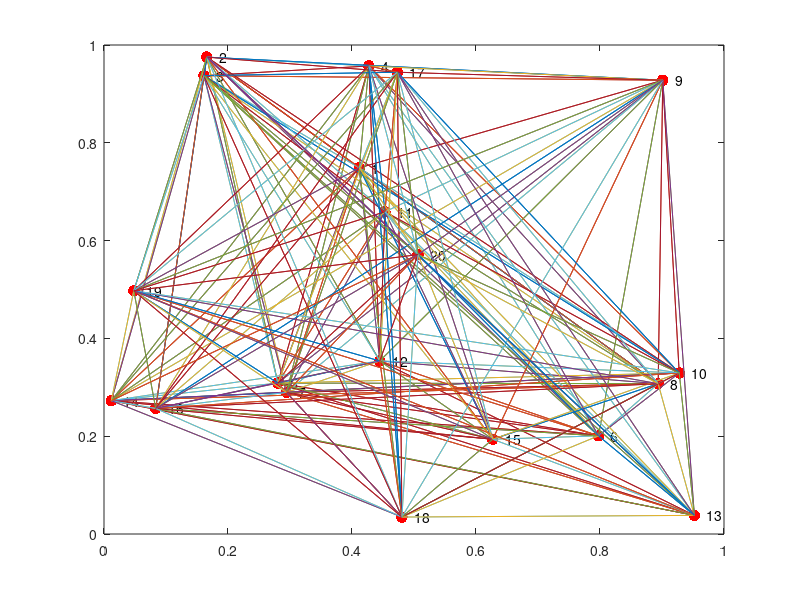

Write the MATLAB code that produced this figure. (Note: this script raises an error after producing the figure.)
function GA_TSP

disp('=============================================================')
disp('Genetic algorithms: the Travelling Salesman Problem')
disp('=============================================================')

disp('============================================================================')
disp('Reference: Negnevitsky, M., "Artificial Intelligence: A Guide to Intelligent')  
disp('           Systems", 2nd edn. Addison Wesley, Harlow, England, 2005.        ')
disp('           Sec. 9.5 Will genetic algorithms work for my problem?            ')
disp('============================================================================')

disp('=============================================================================')
disp('Problem: In the Travelling Salesman Problem (TSP), a salesman has to visit   ')
disp('         every city in a given territory once and then return to his starting')
disp('         point.  The goal is to find the best route such that the travelling ')
disp('         distance is minimised.                                              ')
disp('=============================================================================')

disp('Hit any key to define the number of cities to be visited by a salesman.')
pause

num=20;    % Number of cities to be visited by a salesman

disp(' ')
fprintf(1,'num=%.0f;       Number of cities to be visited by a salesman\n',num);
disp(' ')

rand('seed',1.4929e+009);
city_location=(rand(num,2));

disp('Hit any key to plot locations of the cities on the map.')
pause

figure
plot(city_location(:,1),city_location(:,2),'.r','markersize',25)
hold on

for i=1:num;
   text(city_location(i,1)+0.02,city_location(i,2),sprintf('%g',i));
end

disp('Hit any key to plot all available roads between the cities.')
pause

for n=1:num
   for i=1:num
      plot([city_location(n,1) city_location(i,1)],[city_location(n,2) city_location(i,2)])
   end
end

disp('Hit any key to find distances between the cities.')
pause

city_distance = dist(city_location')

disp('Hit any key to define the size of a chromosome population, the crossover ') 
disp('probability, the mutation probability, and the number of generations.') 
pause 

nind=100;    % Size of a chromosome population
ngenes=num;  % Number of genes in a chromosome
Pc=0.7;      % Crossover probability
Pm=0.01;     % Mutation probability
ngener=60;   % Number of generations
n_show=10;   % Number of generations between showing the progress

disp(' ')
fprintf(1,' nind=%.0f;    Size of the chromosome population\n',nind);
fprintf(1,' Pc=%.1f;      Crossover probability\n',Pc);
fprintf(1,' Pm=%.3f;    Mutation probability\n',Pm);
fprintf(1,' ngener=%.0f;   Number of generations\n',ngener);
fprintf(1,' n_show=%.0f;   Number of generations between showing the progress\n',n_show);
disp(' ')

fprintf(1,'Hit any key to generate a population of %.0f chromosomes.\n',nind);
pause

chrom=[];

for k=1:nind
   num=ngenes; city_array=1:num; xxx=[];
   for n=1:num
      a=rand(1);
      for i=1:num
         if a<i/num
            xxx=[xxx city_array(i)];
            break
         end
      end
      city_array(i)=[]; 
      num=num-1;
   end
   chrom(k,:)=xxx;
end
chrom
rout=[chrom chrom(:,1)];

% Calculate the chromosome fitness
ObjV=evalObjFun(rout,city_distance,nind,ngenes);
best=min(ObjV);
ave=mean(ObjV);

disp('Hit any key to display the best rout found in the initial chromosome population.')
pause

[a b]=min(ObjV);
figure('name','The best rout found in the initial population');
plot(city_location(:,1),city_location(:,2),'.r','markersize',25)
title(['The total distance: ',num2str(a)]);
hold on

for i=1:ngenes;
   text(city_location(i,1)+0.02,city_location(i,2),sprintf('%g',i));
   plot([city_location(rout(b,i),1) city_location(rout(b,(i+1)),1)],[city_location(rout(b,i),2) city_location(rout(b,(i+1)),2)])
end
hold

disp(' ')
disp('Hit any key to run the genetic algorithm.')
pause

for m=1:(ngener/n_show)
   for i=1:n_show
   
      % Fitness evaluation
      fitness=(1./ObjV)';
   
      % Roulette wheel selection
      numsel=round(nind*0.9); % The number of chromosomes to be selected for reproduction
      cumfit=repmat(cumsum(fitness),1,numsel);
      chance=repmat(rand(1,numsel),nind,1)*cumfit(nind,1);
      [selind,j]=find(chance < cumfit & chance >= [zeros(1,numsel);cumfit(1:nind-1,:)]);
      newchrom=chrom(selind,:);
   
      % Crossover 
      points=round(rand(floor(numsel/2),1).*(ngenes-1))+1;
      points=[points round(rand(floor(numsel/2),1).*(ngenes-1))+1];
      points=sort((points*(rand(1)<Pc)),2);
      for j=1:length(points(:,1))   
         swap_sect=newchrom(2*j-1:2*j,points(j,1)+1:points(j,2));
         remain_sect=newchrom(2*j-1:2*j,:);
         for k=1:ngenes
            for n=1:length(swap_sect(1,:))
               if newchrom(2*j-1,k)==swap_sect(2,n);
                  remain_sect(1,k)=0;
               end
               if newchrom(2*j,k)==swap_sect(1,n);
                  remain_sect(2,k)=0;
               end
            end
         end
         [a b c1]=find(remain_sect(1,:)); 
         [a b c2]=find(remain_sect(2,:)); 
         remain_sect=[c1; c2];
         newchrom(2*j-1:2*j,:)=[remain_sect(1:2,1:points(j,1)),...
               flipud(newchrom(2*j-1:2*j,points(j,1)+1:points(j,2))),...
               remain_sect(1:2,points(j,1)+1:length(remain_sect(1,:)))];   
      end

      % Mutation
      for i=1:numsel
         if rand(1)<Pm
            points=sort((round(rand(floor(numsel/2),1).*(ngenes-1))+1)');
            newchrom(i,:)=[newchrom(i,1:points(1)),...
               fliplr(newchrom(i,points(1)+1:points(2))),...
               newchrom(i,points(2)+1:ngenes)];   
         end
      end

      % Creating a new population of chromosomes
      if nind-numsel, % Preserving a part of the parent chromosome population
         [ans,Index]=sort(fitness);
         chrom=[chrom(Index(numsel+1:nind),:);newchrom];
      else % Replacing the entire parent chromosome population with a new one
         chrom=newchrom;
      end

      % Fitness calculation
      rout=[chrom chrom(:,1)];
      ObjV=evalObjFun(rout,city_distance,nind,ngenes);
   
      best=[best min(ObjV)];
      ave=[ave mean(ObjV)];
      end

   [a b]=min(ObjV);

   % Plotting the best rout found in the current population
   figure('name','The best rout found in the current population');
   plot(city_location(:,1),city_location(:,2),'.r','markersize',25)
   title(['Generation # ',num2str(m*n_show),'  The total distance: ',num2str(a)]);
   hold on

   for i=1:ngenes;
      text(city_location(i,1)+0.02,city_location(i,2),sprintf('%g',i));
      plot([city_location(rout(b,i),1) city_location(rout(b,(i+1)),1)],[city_location(rout(b,i),2) city_location(rout(b,(i+1)),2)])
   end
   pause(0.2); 
   hold
end

disp(' ')
disp('Hit any key to display the performance graph.')
pause

figure('name','Performance graph');
plot(0:ngener,best,0:ngener,ave);
legend('Best','Average',0);
title(['Pc = ',num2str(Pc),', Pm = ',num2str(Pm)]);
xlabel('Generations');
ylabel('Distance')


function ObjV=evalObjFun(rout,city_distance,nind,ngenes)
path=0; ObjV=[];
for k=1:nind
   for i=1:ngenes
      path=path+city_distance(rout(k,i),rout(k,(i+1)));
   end
   ObjV(k)=path; path=0;
end



